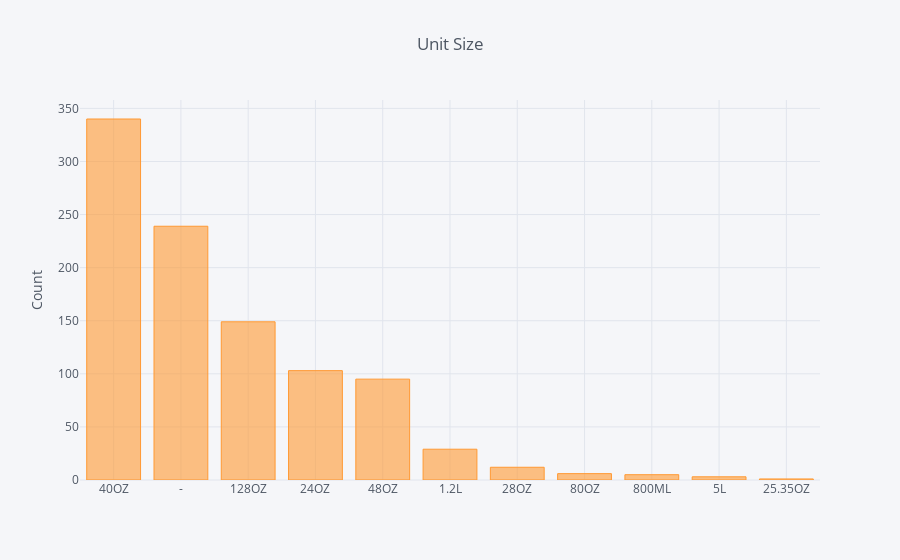

This figure's notebook cell:
### Code cell
df['Unit Size'].value_counts().iplot(kind='bar', yTitle='Count', title='Unit Size')

### Figure 1 — Plotly figure (JSON) as saved in the notebook; plotly's stock layout.template omitted (floating-point values rounded to 4 significant figures)
{"data": [{"marker": {"color": "rgba(255, 153, 51, 0.6)", "line": {"color": "rgba(255, 153, 51, 1.0)", "width": 1}}, "name": "Unit Size", "orientation": "v", "text": "", "type": "bar", "x": ["40OZ", "-", "128OZ", "24OZ", "48OZ", "1.2L", "28OZ", "80OZ", "800ML", "5L", "25.35OZ"], "y": [340, 239, 149, 103, 95, 29, 12, 6, 5, 3, 1]}], "layout": {"legend": {"bgcolor": "#F5F6F9", "font": {"color": "#4D5663"}}, "paper_bgcolor": "#F5F6F9", "plot_bgcolor": "#F5F6F9", "title": "Unit Size", "titlefont": {"color": "#4D5663"}, "xaxis1": {"gridcolor": "#E1E5ED", "showgrid": true, "tickfont": {"color": "#4D5663"}, "title": "", "titlefont": {"color": "#4D5663"}, "zerolinecolor": "#E1E5ED"}, "yaxis1": {"gridcolor": "#E1E5ED", "showgrid": true, "tickfont": {"color": "#4D5663"}, "title": "Count", "titlefont": {"color": "#4D5663"}, "zerolinecolor": "#E1E5ED"}}}
